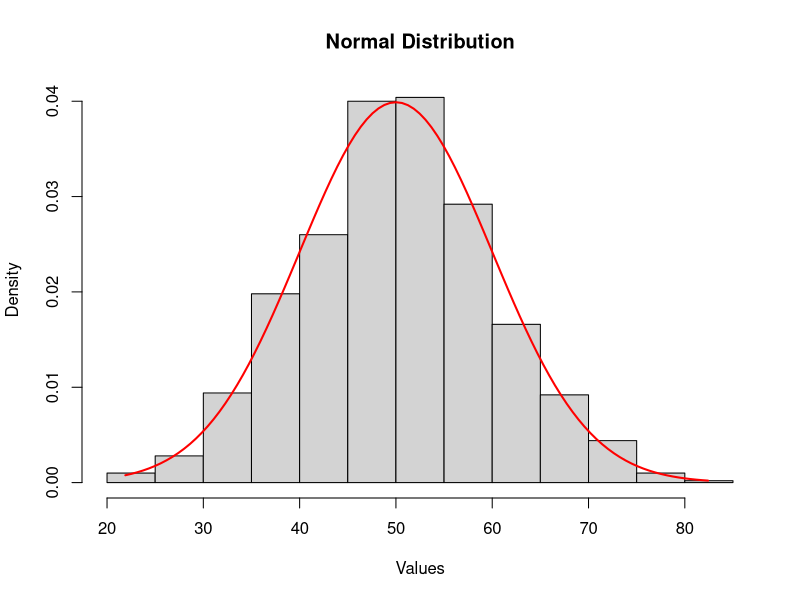
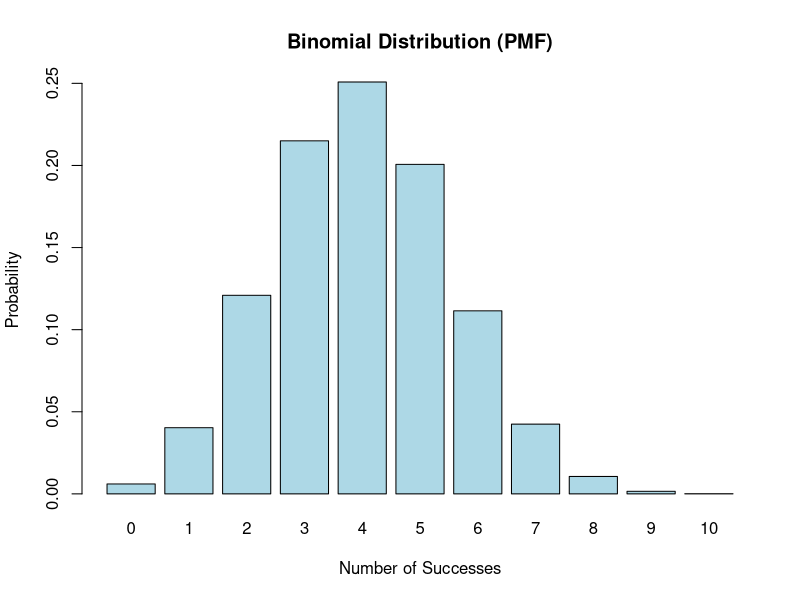
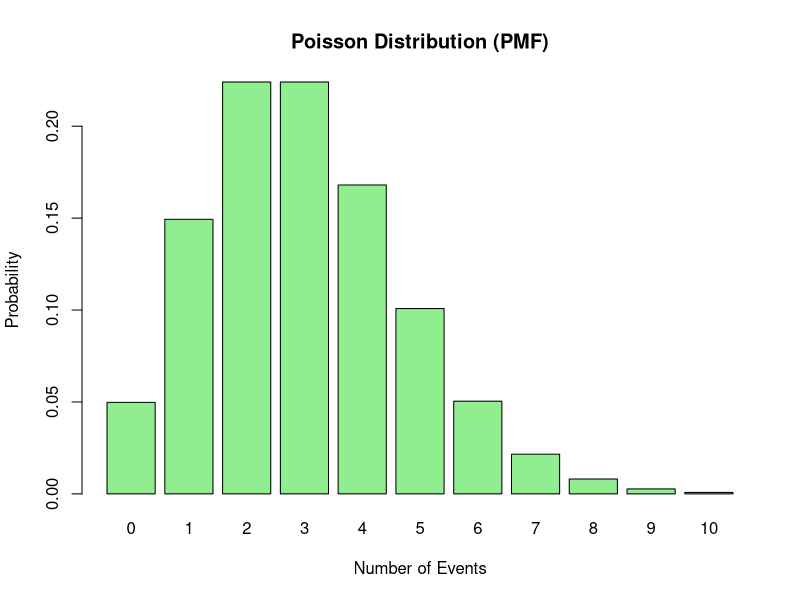

The R source for these figures, in order:

set.seed(123)

# Generate random samples
normal_data <- rnorm(1000, mean = 50, sd = 10)

# Histogram with PDF
hist(
  normal_data,
  probability = TRUE,
  main = "Normal Distribution",
  xlab = "Values",
  col = "lightgray",
  border = "black"
)

x <- seq(min(normal_data), max(normal_data), length = 100)
lines(x, dnorm(x, mean = 50, sd = 10), col = "red", lwd = 2)

# Probabilities
p1_norm <- pnorm(60, mean = 50, sd = 10)           
p2_norm <- 1 - pnorm(40, mean = 50, sd = 10)       

cat("Normal Distribution:\n")
cat("P(X ≤ 60) =", p1_norm, "\n")
cat("P(X > 40) =", p2_norm, "\n\n")


# Generate random samples
binom_data <- rbinom(1000, size = 10, prob = 0.4)

# PMF plot
values <- 0:10
barplot(
  dbinom(values, size = 10, prob = 0.4),
  names.arg = values,
  main = "Binomial Distribution (PMF)",
  xlab = "Number of Successes",
  ylab = "Probability",
  col = "lightblue"
)

# Probabilities
p1_binom <- dbinom(3, size = 10, prob = 0.4)        
p2_binom <- pbinom(5, size = 10, prob = 0.4)        

cat("Binomial Distribution:\n")
cat("P(X = 3) =", p1_binom, "\n")
cat("P(X ≤ 5) =", p2_binom, "\n\n")


# Generate random samples
pois_data <- rpois(1000, lambda = 3)

# PMF plot
k <- 0:10
barplot(
  dpois(k, lambda = 3),
  names.arg = k,
  main = "Poisson Distribution (PMF)",
  xlab = "Number of Events",
  ylab = "Probability",
  col = "lightgreen"
)

# Probabilities
p1_pois <- dpois(2, lambda = 3)     
p2_pois <- ppois(4, lambda = 3)     

cat("Poisson Distribution:\n")
cat("P(X = 2) =", p1_pois, "\n")
cat("P(X ≤ 4) =", p2_pois, "\n")
